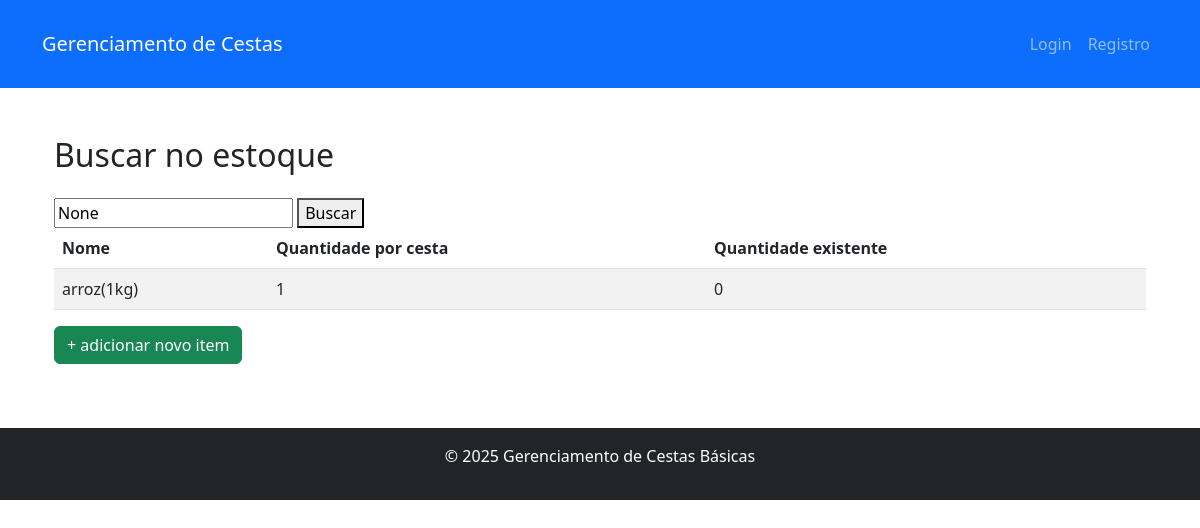
Page /home/Itens/ on the earlier database version.
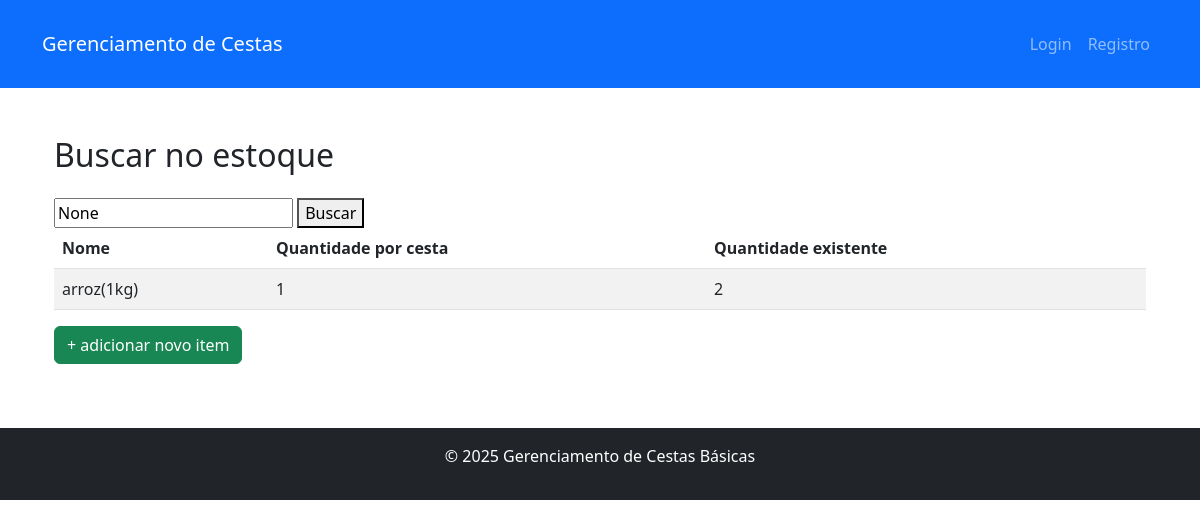
Same page on the later database version.
### gerenciador/models.py (models this page shows)
class TbItem_Cesta(models.Model):
    ID_Item_Cesta = models.AutoField(primary_key= True, null= False)
    Nome = models.CharField(max_length = 255, null= False)
    Quant_padrao = models.PositiveIntegerField(null= False)
    Quant_Obtida = models.PositiveIntegerField(null= False, default=0)

### gerenciador/views.py (the view)
def buscar_Itens(request):
    query = request.GET.get('q')
    Itens_Cesta = TbItem_Cesta.objects.all()
    if query:
        Itens_Cesta = Itens_Cesta.filter(Nome__icontains=query)
    return render(request, 'Estoque.html', {'Itens_Cesta': Itens_Cesta, 'query': query})

### gerenciador/templates/Estoque.html (shortened to what this page needs)
{% extends 'base.html' %}
{% block content %}
    <div class="container">
        <h2 class="mb-4">Buscar no estoque</h2>
        <form method="get" action="{% url 'itens' %}">
            <input type="text" name="q" placeholder="Digite o nome do Item de estoque" value="{{ query }}">
            <button type="submit">Buscar</button>
        </form>
        {% if Itens_Cesta %}
            <table class="table table-striped">
                <thead>
                    <tr>
                        <th>Nome</th>
                        <th>Quantidade por cesta</th>
                        <th>Quantidade existente</th>
                    </tr>
                </thead>
                <tbody>
                    {% for Item in Itens_Cesta %}
                        <tr>
                            <td>{{ Item.Nome }}</td>
                            <td>{{ Item.Quant_padrao }}</td>
                            <td>{{ Item.Quant_Obtida}}</td>
                        </tr>
                    {% endfor %}
                </tbody>
            </table>
        {% else %}
            <p class="text-muted">Nenhum item cadastrado.</p>
        {% endif %}
        <a href="{% url 'criar_Item' %}" class="btn btn-success mb-3">+ adicionar novo item</a>
    </div>
{% endblock %}

Differences in the rows shown:
changed TbItem_Cesta "arroz(1kg)": Quant_Obtida "0" → "2"
